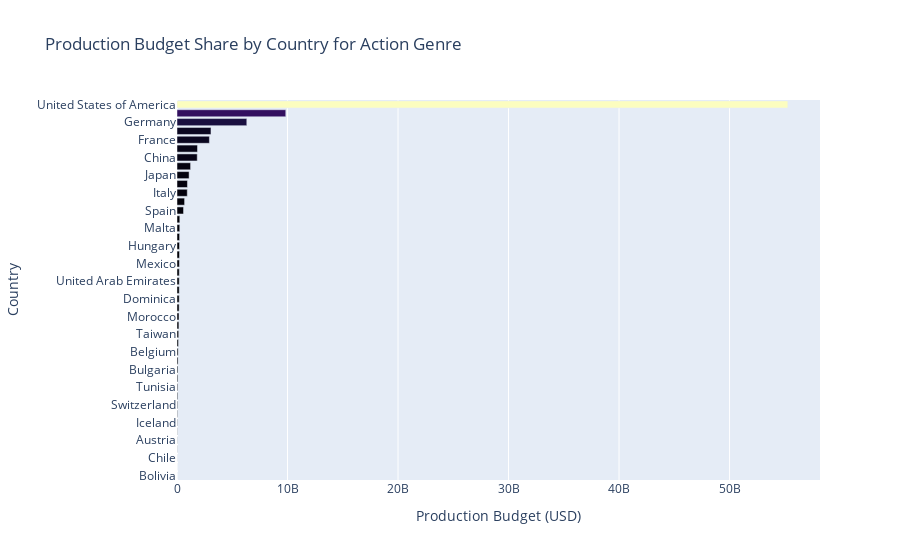
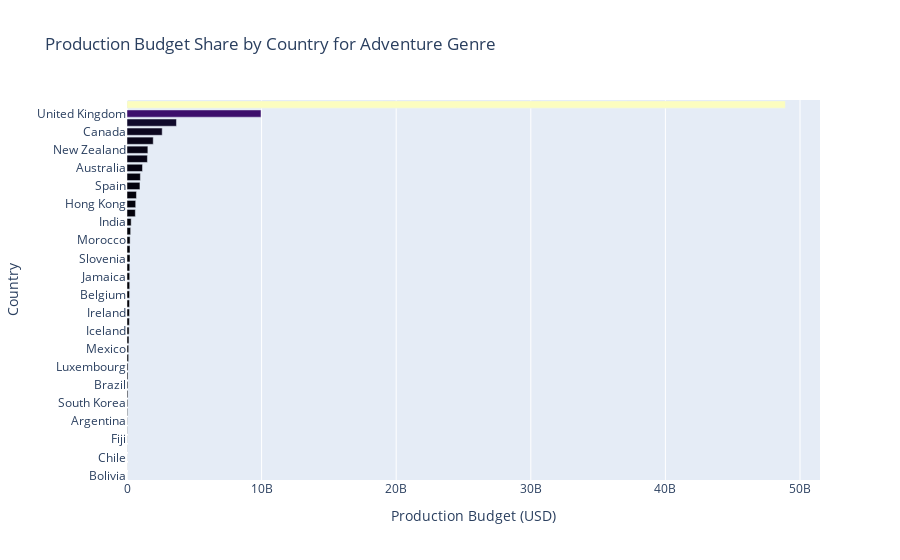
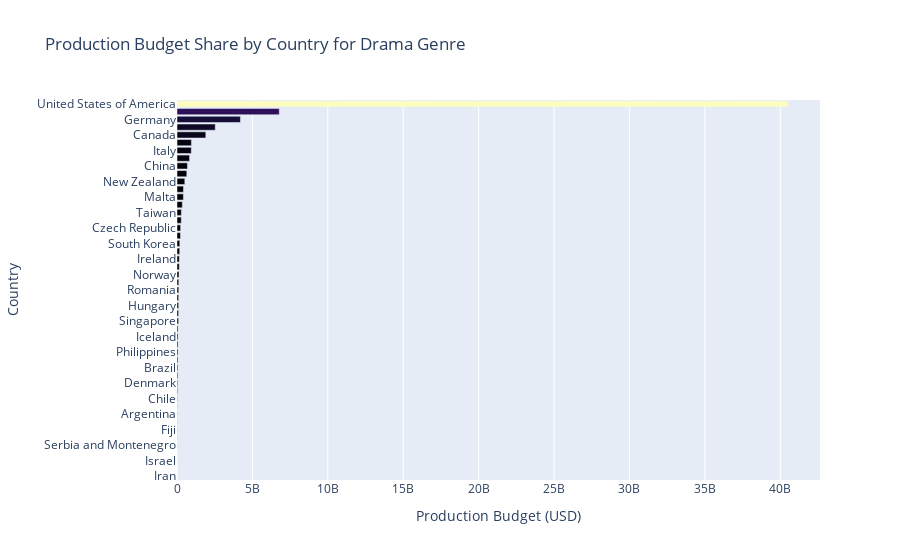
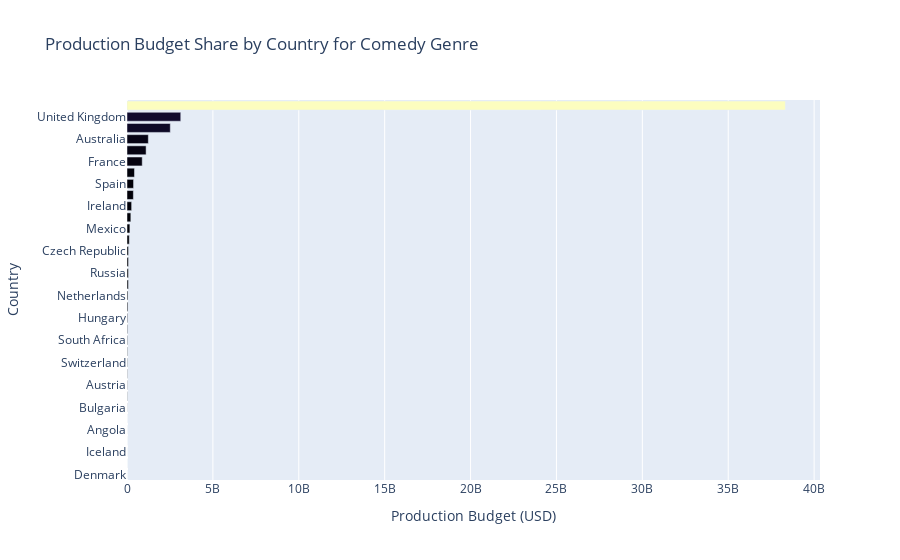

Source (notebook cell) for these figures, in order:
### Markdown cell above
## 5.2 Production Budget Share by Country for Top 5 Expensive Genres

### Code cell
total_budget_genre = (
    df_genres.groupby('genres_list')['rt_production_budget']
    .sum()
    .sort_values(ascending=False)
    .head(5)
    .index.tolist()
)

# 2) فیلتر ژانرهای پرخرج
df_top5_genres = df_genres[df_genres['genres_list'].isin(total_budget_genre)].copy()

# 3) استخراج کشورها
def extract_countries(countries_str):
    try:
        countries = ast.literal_eval(countries_str)
        return [country['name'] for country in countries]
    except:
        return []

df_top5_genres['countries_list'] = df_top5_genres['rt_production_countries'].apply(extract_countries)

# 4) ایجاد دیتافریم جدید با هر کشور در یک ردیف
df_countries = df_top5_genres.explode('countries_list').copy()

# 5) اطمینان از وجود ستون release_year در df_countries
if 'release_year' not in df_countries.columns:
    df_countries['release_year'] = df_countries['release_year']

# 6) محاسبه سهم هر کشور در مجموع هزینه هر ژانر
budget_country_genre = (
    df_countries.groupby(['genres_list', 'countries_list'])['rt_production_budget']
    .sum()
    .reset_index()
)

# 7) نمایش سهم کشورهای مختلف برای هر ژانر پرخرج
# 5.2 Production Budget Share by Country for Top 5 Expensive Genres

for genre in total_budget_genre:
    data = budget_country_genre[budget_country_genre['genres_list'] == genre] \
                                .sort_values(by='rt_production_budget', ascending=False)
    if data.empty:
        print(f"No valid country data found for genre: {genre}")
        continue

    # plt.figure(figsize=(10,12))
    # sns.barplot(x='rt_production_budget', y='countries_list', data=data, palette='magma')
    # plt.xlabel('Production Budget (USD)')
    # plt.ylabel('Country')
    # plt.title(f'Production Budget Share by Country for {genre} Genre')
    # plt.show()
    
    fig = px.bar(
        data,
        x='rt_production_budget',
        y='countries_list',
        orientation='h',
        labels={'rt_production_budget': 'Production Budget (USD)', 'countries_list': 'Country'},
        title=f'Production Budget Share by Country for {genre} Genre',
        color='rt_production_budget',
        color_continuous_scale='Magma'
    )
    
    fig.update_layout(
        yaxis=dict(categoryorder='total ascending'),
        coloraxis_showscale=False
    )
    
    fig.show()

### Figure 1 — Plotly figure (JSON) as saved in the notebook; plotly's stock layout.template omitted (floating-point values rounded to 4 significant figures)
{"data": [{"alignmentgroup": "True", "hovertemplate": "Production Budget (USD)=%{marker.color}<br>Country=%{y}<extra></extra>", "legendgroup": "", "marker": {"color": [55275590745, 9843692258, 6316030000, 3075200028, 2932100000, 1854922476, 1831691000, 1230000000, 1094485000, 945200000, 930000000, 686566953, 591000000, 254500000, 250000000, 235700000, 227000000, 227000000, 216220000, 205500000, 202000000, 200950000, 200000000, 192000000, 180000000, 170200000, 152000000, 129000000, 104100000, 96000000, 83000000, 75000000, 67000000, 66000000, 55000000, 45000000, 30000000, 20000000, 15000000, 14500000, 5000000, 1100000, 0], "coloraxis": "coloraxis", "pattern": {"shape": ""}}, "name": "", "offsetgroup": "", "orientation": "h", "showlegend": false, "textposition": "auto", "type": "bar", "x": [55275590745, 9843692258, 6316030000, 3075200028, 2932100000, 1854922476, 1831691000, 1230000000, 1094485000, 945200000, 930000000, 686566953, 591000000, 254500000, 250000000, 235700000, 227000000, 227000000, 216220000, 205500000, 202000000, 200950000, 200000000, 192000000, 180000000, 170200000, 152000000, 129000000, 104100000, 96000000, 83000000, 75000000, 67000000, 66000000, 55000000, 45000000, 30000000, 20000000, 15000000, 14500000, 5000000, 1100000, 0], "xaxis": "x", "y": ["United States of America", "United Kingdom", "Germany", "Canada", "France", "Australia", "China", "New Zealand", "Japan", "Czech Republic", "Italy", "Hong Kong", "Spain", "India", "Malta", "Russia", "Ireland", "Hungary", "Mexico", "Bahamas", "United Arab Emirates", "Jamaica", "Dominica", "Netherlands", "Morocco", "South Korea", "Taiwan", "South Africa", "Belgium", "Luxembourg", "Bulgaria", "Pakistan", "Tunisia", "Philippines", "Switzerland", "Peru", "Iceland", "Romania", "Austria", "Thailand", "Chile", "Indonesia", "Bolivia"], "yaxis": "y"}], "layout": {"barmode": "relative", "coloraxis": {"colorbar": {"title": {"text": "Production Budget (USD)"}}, "colorscale": [[0, "#000004"], [0.1111, "#180f3d"], [0.2222, "#440f76"], [0.3333, "#721f81"], [0.4444, "#9e2f7f"], [0.5556, "#cd4071"], [0.6667, "#f1605d"], [0.7778, "#fd9668"], [0.8889, "#feca8d"], [1, "#fcfdbf"]], "showscale": false}, "legend": {"tracegroupgap": 0}, "title": {"text": "Production Budget Share by Country for Action Genre"}, "xaxis": {"anchor": "y", "domain": [0, 1], "title": {"text": "Production Budget (USD)"}}, "yaxis": {"anchor": "x", "categoryorder": "total ascending", "domain": [0, 1], "title": {"text": "Country"}}}}

### Figure 2 — Plotly figure (JSON) as saved in the notebook; plotly's stock layout.template omitted (floating-point values rounded to 4 significant figures)
{"data": [{"alignmentgroup": "True", "hovertemplate": "Production Budget (USD)=%{marker.color}<br>Country=%{y}<extra></extra>", "legendgroup": "", "marker": {"color": [48911732120, 9956050000, 3674250430, 2615000000, 1949250400, 1550000000, 1516831000, 1151855523, 993000000, 961250400, 702250400, 646490000, 618985000, 310000000, 272000000, 230000000, 225000000, 225000000, 205500000, 200950000, 200000000, 190250400, 186900000, 182300000, 175000000, 155000000, 145000000, 125000000, 120000000, 78000000, 75000000, 70000000, 67000000, 58000000, 45000000, 22000000, 20000000, 11000000, 8500000, 5000000, 5000000, 0], "coloraxis": "coloraxis", "pattern": {"shape": ""}}, "name": "", "offsetgroup": "", "orientation": "h", "showlegend": false, "textposition": "auto", "type": "bar", "x": [48911732120, 9956050000, 3674250430, 2615000000, 1949250400, 1550000000, 1516831000, 1151855523, 993000000, 961250400, 702250400, 646490000, 618985000, 310000000, 272000000, 230000000, 225000000, 225000000, 205500000, 200950000, 200000000, 190250400, 186900000, 182300000, 175000000, 155000000, 145000000, 125000000, 120000000, 78000000, 75000000, 70000000, 67000000, 58000000, 45000000, 22000000, 20000000, 11000000, 8500000, 5000000, 5000000, 0], "xaxis": "x", "y": ["United States of America", "United Kingdom", "Germany", "Canada", "France", "New Zealand", "China", "Australia", "Czech Republic", "Spain", "Italy", "Hong Kong", "Japan", "India", "Taiwan", "Morocco", "Slovenia", "Poland", "Bahamas", "Jamaica", "Dominica", "Belgium", "Netherlands", "Ireland", "Malta", "Iceland", "United Arab Emirates", "Mexico", "Hungary", "Luxembourg", "Pakistan", "Brazil", "Tunisia", "South Korea", "Peru", "Argentina", "South Africa", "Fiji", "Thailand", "Bulgaria", "Chile", "Bolivia"], "yaxis": "y"}], "layout": {"barmode": "relative", "coloraxis": {"colorbar": {"title": {"text": "Production Budget (USD)"}}, "colorscale": [[0, "#000004"], [0.1111, "#180f3d"], [0.2222, "#440f76"], [0.3333, "#721f81"], [0.4444, "#9e2f7f"], [0.5556, "#cd4071"], [0.6667, "#f1605d"], [0.7778, "#fd9668"], [0.8889, "#feca8d"], [1, "#fcfdbf"]], "showscale": false}, "legend": {"tracegroupgap": 0}, "title": {"text": "Production Budget Share by Country for Adventure Genre"}, "xaxis": {"anchor": "y", "domain": [0, 1], "title": {"text": "Production Budget (USD)"}}, "yaxis": {"anchor": "x", "categoryorder": "total ascending", "domain": [0, 1], "title": {"text": "Country"}}}}

### Figure 3 — Plotly figure (JSON) as saved in the notebook; plotly's stock layout.template omitted (floating-point values rounded to 4 significant figures)
{"data": [{"alignmentgroup": "True", "hovertemplate": "Production Budget (USD)=%{marker.color}<br>Country=%{y}<extra></extra>", "legendgroup": "", "marker": {"color": [40501993747, 6780237355, 4205889909, 2535769584, 1909800000, 957000000, 946745750, 833693517, 692335005, 649860000, 517000000, 428190538, 425000000, 352600159, 287000000, 282100000, 239200000, 230000000, 185200000, 180000000, 153965563, 150000000, 130300010, 115969164, 113852510, 107000000, 107000000, 103000000, 102000000, 68415000, 67800010, 67516654, 66000000, 62159280, 56200000, 55500000, 45159280, 44739750, 25000000, 16000000, 14800000, 12800000, 11000000, 10800000, 7700000, 3000000, 2000000, 500000, 180000], "coloraxis": "coloraxis", "pattern": {"shape": ""}}, "name": "", "offsetgroup": "", "orientation": "h", "showlegend": false, "textposition": "auto", "type": "bar", "x": [40501993747, 6780237355, 4205889909, 2535769584, 1909800000, 957000000, 946745750, 833693517, 692335005, 649860000, 517000000, 428190538, 425000000, 352600159, 287000000, 282100000, 239200000, 230000000, 185200000, 180000000, 153965563, 150000000, 130300010, 115969164, 113852510, 107000000, 107000000, 103000000, 102000000, 68415000, 67800010, 67516654, 66000000, 62159280, 56200000, 55500000, 45159280, 44739750, 25000000, 16000000, 14800000, 12800000, 11000000, 10800000, 7700000, 3000000, 2000000, 500000, 180000], "xaxis": "x", "y": ["United States of America", "United Kingdom", "Germany", "France", "Canada", "Australia", "Italy", "Spain", "China", "Hong Kong", "New Zealand", "Japan", "Malta", "India", "Taiwan", "Netherlands", "Czech Republic", "United Arab Emirates", "South Korea", "Morocco", "Ireland", "Sweden", "Norway", "Belgium", "Romania", "Hungary", "Russia", "Mexico", "Singapore", "Switzerland", "Iceland", "Luxembourg", "Philippines", "Poland", "Brazil", "South Africa", "Denmark", "Austria", "Chile", "Pakistan", "Argentina", "Finland", "Fiji", "Thailand", "Serbia and Montenegro", "Greece", "Israel", "Angola", "Iran"], "yaxis": "y"}], "layout": {"barmode": "relative", "coloraxis": {"colorbar": {"title": {"text": "Production Budget (USD)"}}, "colorscale": [[0, "#000004"], [0.1111, "#180f3d"], [0.2222, "#440f76"], [0.3333, "#721f81"], [0.4444, "#9e2f7f"], [0.5556, "#cd4071"], [0.6667, "#f1605d"], [0.7778, "#fd9668"], [0.8889, "#feca8d"], [1, "#fcfdbf"]], "showscale": false}, "legend": {"tracegroupgap": 0}, "title": {"text": "Production Budget Share by Country for Drama Genre"}, "xaxis": {"anchor": "y", "domain": [0, 1], "title": {"text": "Production Budget (USD)"}}, "yaxis": {"anchor": "x", "categoryorder": "total ascending", "domain": [0, 1], "title": {"text": "Country"}}}}

### Figure 4 — Plotly figure (JSON) as saved in the notebook; plotly's stock layout.template omitted (floating-point values rounded to 4 significant figures)
{"data": [{"alignmentgroup": "True", "hovertemplate": "Production Budget (USD)=%{marker.color}<br>Country=%{y}<extra></extra>", "legendgroup": "", "marker": {"color": [38324909730, 3129219596, 2520197241, 1241866953, 1112091926, 886567054, 435000000, 382150267, 371216953, 269600000, 223650400, 167500000, 132767054, 88000000, 85000000, 80000000, 80000000, 53000000, 50516654, 35000000, 32000000, 30000000, 25000000, 20000000, 17000000, 15000000, 14500159, 5000000, 800010, 500000, 180000, 10, 0, 0], "coloraxis": "coloraxis", "pattern": {"shape": ""}}, "name": "", "offsetgroup": "", "orientation": "h", "showlegend": false, "textposition": "auto", "type": "bar", "x": [38324909730, 3129219596, 2520197241, 1241866953, 1112091926, 886567054, 435000000, 382150267, 371216953, 269600000, 223650400, 167500000, 132767054, 88000000, 85000000, 80000000, 80000000, 53000000, 50516654, 35000000, 32000000, 30000000, 25000000, 20000000, 17000000, 15000000, 14500159, 5000000, 800010, 500000, 180000, 10, 0, 0], "xaxis": "x", "y": ["United States of America", "United Kingdom", "Germany", "Australia", "Canada", "France", "China", "Spain", "Hong Kong", "Ireland", "Italy", "Mexico", "Belgium", "Czech Republic", "United Arab Emirates", "New Zealand", "Russia", "Netherlands", "Luxembourg", "Hungary", "Romania", "South Africa", "Poland", "Switzerland", "Greece", "Austria", "India", "Bulgaria", "Norway", "Angola", "Iran", "Iceland", "Denmark", "Brazil"], "yaxis": "y"}], "layout": {"barmode": "relative", "coloraxis": {"colorbar": {"title": {"text": "Production Budget (USD)"}}, "colorscale": [[0, "#000004"], [0.1111, "#180f3d"], [0.2222, "#440f76"], [0.3333, "#721f81"], [0.4444, "#9e2f7f"], [0.5556, "#cd4071"], [0.6667, "#f1605d"], [0.7778, "#fd9668"], [0.8889, "#feca8d"], [1, "#fcfdbf"]], "showscale": false}, "legend": {"tracegroupgap": 0}, "title": {"text": "Production Budget Share by Country for Comedy Genre"}, "xaxis": {"anchor": "y", "domain": [0, 1], "title": {"text": "Production Budget (USD)"}}, "yaxis": {"anchor": "x", "categoryorder": "total ascending", "domain": [0, 1], "title": {"text": "Country"}}}}
